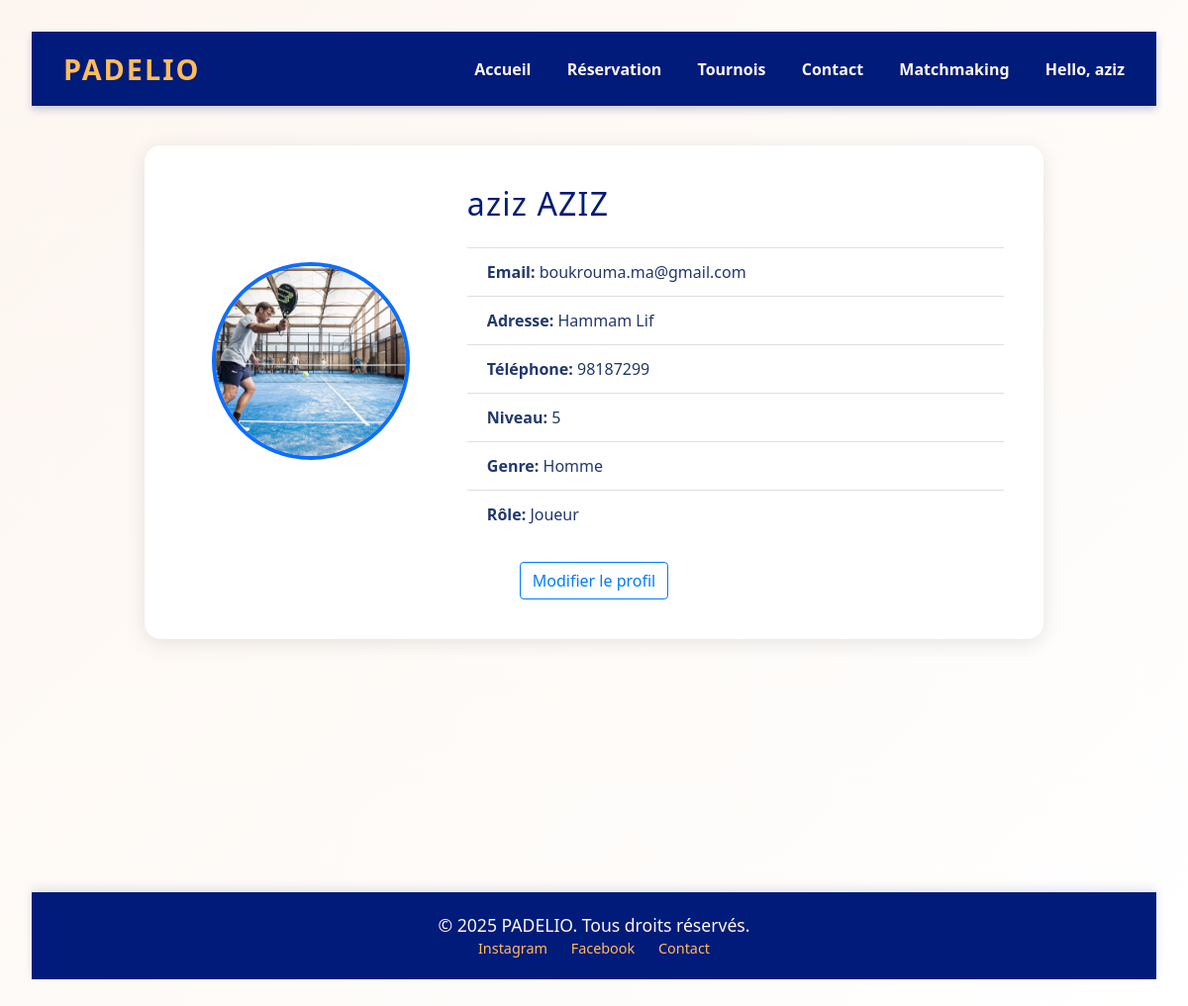
/profile/ (signed in), run on the app's committed database.
### reservation_app/models.py (models this page shows, shortened)
class User(models.Model):
    GENRE_CHOICES = [
        ('H', 'Homme'),
        ('F', 'Femme'),
    ]
    ROLE_CHOICES = [
        ('J', 'Joueur'),
        ('P', 'Propriétaire'),
    ]
    id = models.AutoField(primary_key=True)
    nom = models.CharField(max_length=100)
    prenom = models.CharField(max_length=100)
    email = models.EmailField(unique=True)
    mot_de_passe = models.CharField(max_length=100)
    adresse = models.TextField()
    numero_tel = models.CharField(max_length=20)
    niveau = models.CharField(max_length=50)
    genre = models.CharField(max_length=1, choices=GENRE_CHOICES)
    role = models.CharField(max_length=1, choices=ROLE_CHOICES)
    url_image = models.URLField(blank=True, null=True)
    photo_profil = models.ImageField(upload_to='profils/', blank=True, null=True)

### reservation_app/views.py (the view)
# urls.py: path('profile/', views.profile, name='profile'),
def profile(request):
    user_id = request.session.get('user_id')
    if not user_id:
        return redirect('login')  # adapte selon ton url
    try:
        utilisateur = User.objects.get(id=user_id)
    except User.DoesNotExist:
        return redirect('login')
    return render(request, 'profile.html', {'utilisateur': utilisateur})

### reservation_app/templates/profile.html (shortened to what this page needs)
{% load static %}
<!DOCTYPE html>
<html lang="fr">
<head>
    <link rel="stylesheet" href="https://cdn.jsdelivr.net/npm/bootstrap@4.1.3/dist/css/bootstrap.min.css"
>
</head>
<body>
    <header class="header-padel">
        <nav class="nav-padel">
            <div class="logo-padel">PADELIO</div>
            <div class="nav-links-padel">
                <a href="#accueil">Accueil</a>
                <a href="#reservation">Réservation</a>
                <a href="#tournois">Tournois</a>
                <a href="#contact">Contact</a>
                <a href="{% url 'matchmaking_home' %}">Matchmaking</a>
                <div class="dropdown">
                    <a href="#">Hello, <b>{{ utilisateur.prenom }}</b></a>
                </div>
            </div>
        </nav>
    </header>
 <div class="container profile-container">
    <div class="row g-4 align-items-center">
      <div class="col-md-4 text-center">
        {% if utilisateur.photo_profil %}
          <img src="{{ utilisateur.photo_profil.url }}" alt="Photo profil" class="profile-img">
        {% else %}
          <img src="/media/profils/default_profile.png" alt="Photo par défaut" class="profile-img">
        {% endif %}
      </div>
      <div class="col-md-8">
        <h2 class="mb-4">{{ utilisateur.prenom }} {{ utilisateur.nom }}</h2>
        <ul class="list-group list-group-flush">
          <li class="list-group-item"><strong>Email:</strong> {{ utilisateur.email }}</li>
          <li class="list-group-item"><strong>Adresse:</strong> {{ utilisateur.adresse }}</li>
          <li class="list-group-item"><strong>Téléphone:</strong> {{ utilisateur.numero_tel }}</li>
          <li class="list-group-item"><strong>Niveau:</strong> {{ utilisateur.niveau }}</li>
          <li class="list-group-item"><strong>Genre:</strong> {{ utilisateur.get_genre_display }}</li>
          <li class="list-group-item"><strong>Rôle:</strong> {{ utilisateur.get_role_display }}</li>
        </ul>
      </div>
    </div>
    <div class="text-center mt-4">
  <a href="{% url 'profile_update' %}" class="btn btn-outline-primary">
    Modifier le profil
  </a>
</div>
  </div>
<br><br><br><br><br><br><br><br><br>
    <footer class="footer-padel">
        <div class="container">
            <p style="color: #fdf6f0;">&copy; 2025 PADELIO. Tous droits réservés.</p>
            <div class="social-links">
                <a href="#">Instagram</a>
                <a href="#">Facebook</a>
                <a href="#">Contact</a>
            </div>
        </div>
    </footer>
</body>
</html>

### reservation_app/templates/profile.html (style rules this page uses)
:root { --beige: #fdf6f0; --gold: #ffbd59; --blue-dark: #22386c; --blue-deep: #001b79; --font-family: 'Segoe UI', sans-serif; }
* { margin: 0; padding: 0; box-sizing: border-box; }
body { font-family: var(--font-family); background: linear-gradient(135deg, var(--beige), #ffffff); color: var(--blue-dark); min-height: 100vh; padding: 2rem; display: flex; flex-direction: column; align-items: center; }
.header-padel { width: 100%; background-color: var(--blue-deep); padding: 1rem 2rem; box-shadow: 0 4px 8px rgba(0, 27, 121, 0.2); position: sticky; top: 0; z-index: 100; }
.nav-padel { max-width: 1100px; margin: 0 auto; display: flex; justify-content: space-between; align-items: center; }
.logo-padel { color: var(--gold); font-weight: 700; font-size: 1.8rem; letter-spacing: 2px; }
.nav-links-padel a { color: var(--beige); text-decoration: none; margin-left: 2rem; font-weight: 600; transition: color 0.3s ease; }
h2 { color: var(--blue-deep); font-size: 2rem; margin-bottom: 1rem; letter-spacing: 1.2px; }
p { font-size: 1.1rem; color: var(--blue-dark); max-width: 650px; margin: 0 auto; }
.footer-padel { width: 100%; background-color: var(--blue-deep); color: var(--beige); font-size: 0.9rem; text-align: center; padding: 20px 0; box-shadow: 0 -4px 10px rgba(0, 27, 121, 0.1); margin: 0; }
.footer-padel .social-links a { color: var(--gold); margin: 0 10px; text-decoration: none; font-weight: 500; transition: color 0.3s ease; }
.dropdown { position: relative; display: inline-block; }
.profile-container { max-width: 80%; margin: 40px auto; background: white; border-radius: 16px; box-shadow: 0 4px 20px rgba(0,0,0,0.1); padding: 40px; }
.profile-img { width: 200px; height: 200px; object-fit: cover; border-radius: 50%; border: 4px solid #0d6efd; background-color: #f0f0f0; }

### data on the page
User: prenom "aziz", photo_profil (picture), nom "AZIZ", email "boukrouma.ma@gmail.com", adresse "Hammam Lif", numero_tel "98187299", niveau "5", genre "Homme", role "Joueur"
